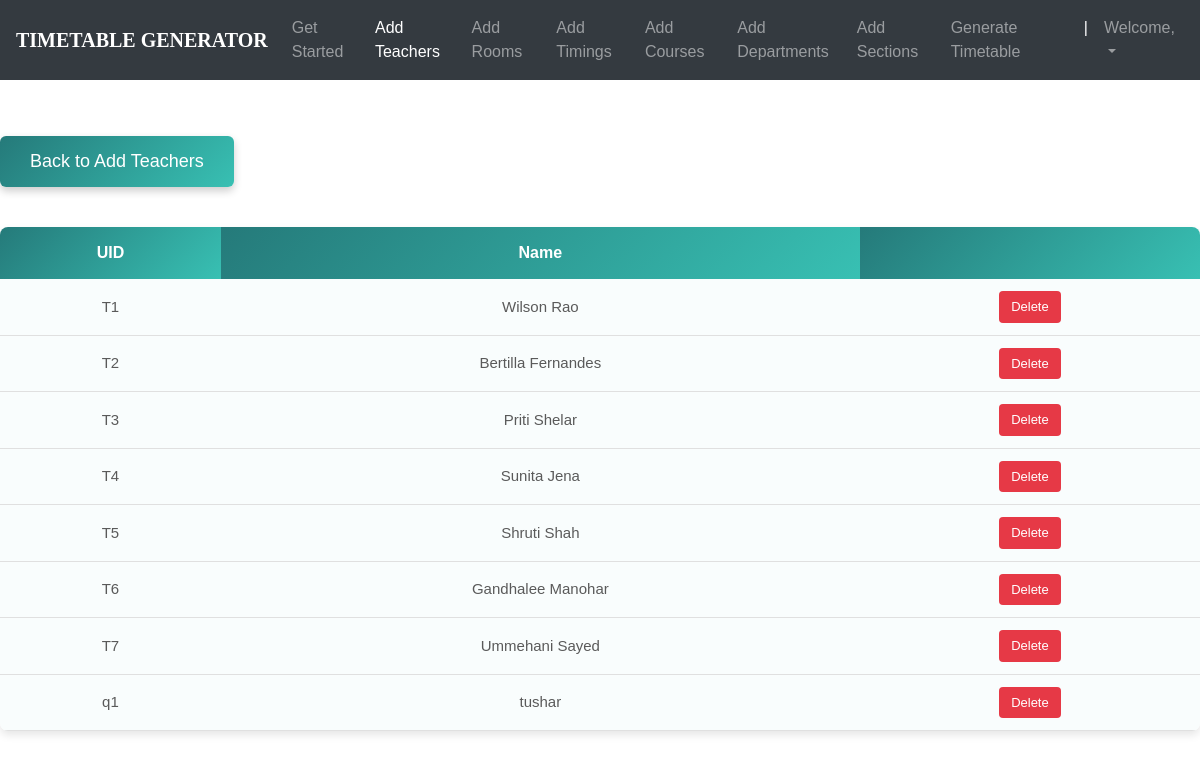
The page /teachers_list/ (signed in) on the database as committed earlier.
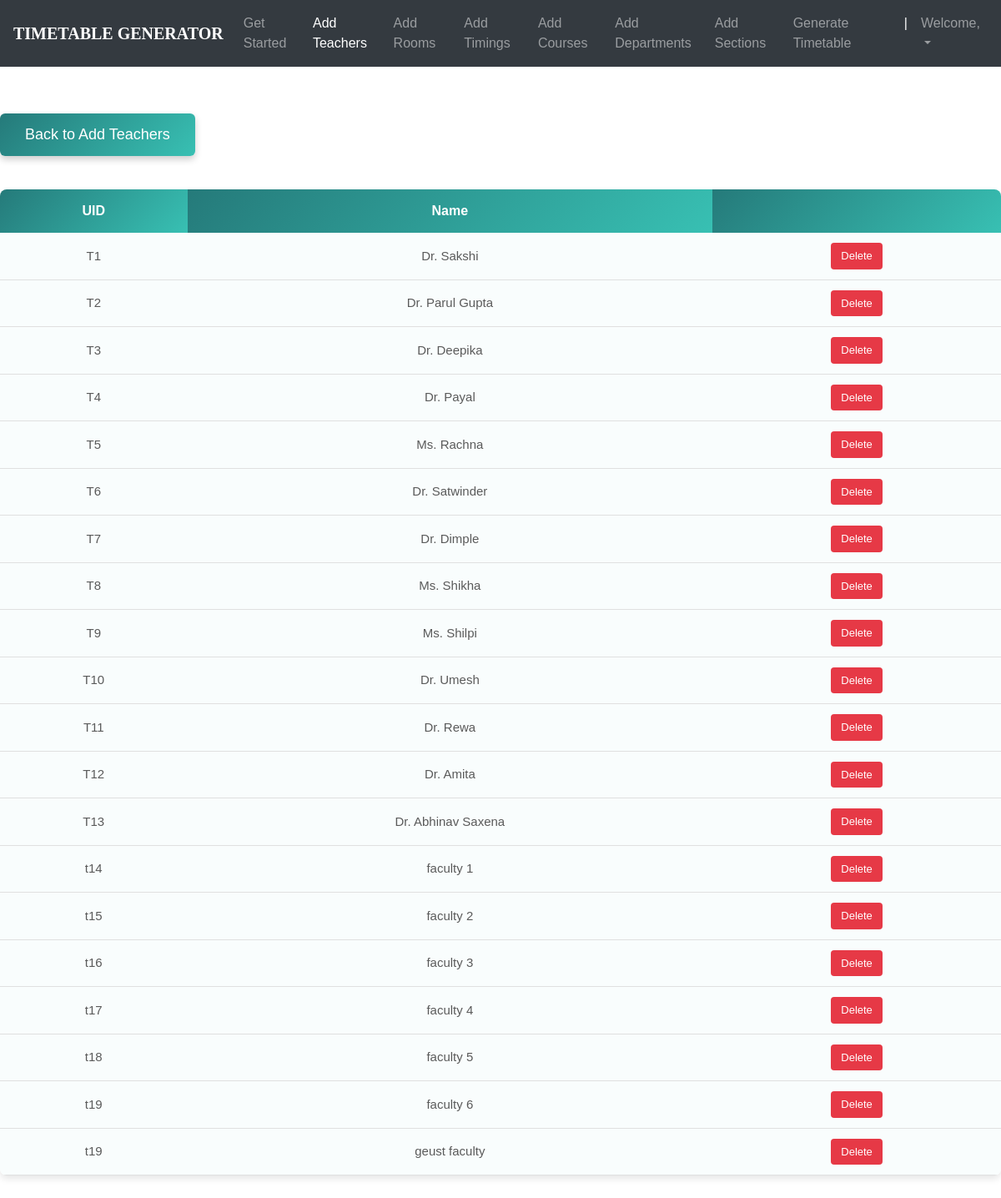
The same page on the database as committed later.
### ttgen/models.py (models this page shows, shortened)
class Instructor(models.Model):
    uid = models.CharField(max_length=6)
    name = models.CharField(max_length=25)

### ttgen/views.py (the view)
# urls.py: path('teachers_list/', views.inst_list_view , name='editinstructor'),
@login_required
def inst_list_view(request):
    return render(request, 'inslist.html', {
        'instructors': Instructor.objects.all()
    })

### templates/inslist.html (shortened to what this page needs)
<!DOCTYPE html>
<html lang="en">
<head>
	<link rel="stylesheet" href="https://maxcdn.bootstrapcdn.com/bootstrap/4.0.0/css/bootstrap.min.css">
    <link rel="stylesheet" type="text/css" href="static/css/index.css">
</head>
<body>
        <header>
			<nav class="navbar navbar-expand-md navbar-dark fixed-top bg-dark">
                <a class="navbar-brand" href="#"><b>TIMETABLE GENERATOR</b></a>
                <div class="collapse navbar-collapse" id="navbarCollapse">
                    <ul class="navbar-nav ml-auto">
                    <li class="nav-item">
                        <a class="nav-link" href="{% url 'admindash' %}">Get Started</a>
                    </li>
                    <li class="nav-item active">
                        <a class="nav-link" href="{% url 'addInstructors' %}">Add Teachers</a>
                    </li>
                    <li class="nav-item">
                        <a class="nav-link" href="{% url 'addRooms' %}">Add Rooms</a>
                    </li>
                    <li class="nav-item">
		                <a class="nav-link" href="{% url 'addTimings' %}">Add Timings</a>
		            </li>
                    <li class="nav-item">
                        <a class="nav-link" href="{% url 'addCourses' %}">Add Courses</a>
                    </li>
                    <li class="nav-item">
			            <a class="nav-link" href="{% url 'addDepts' %}">Add Departments</a>
		            </li>
                    <li class="nav-item">
			            <a class="nav-link" href="{% url 'addSections' %}">Add Sections</a>
		            </li>
                    <li class="nav-item">
			            <a class="nav-link" href="{% url 'generate' %}">Generate Timetable</a>
		            </li>
                    <li class="nav-item active">
			            <a class="nav-link">|</a>
		            </li>
                    <li class="nav-item dropdown">
		                <a class="nav-link dropdown-toggle" href="#" id="dropdown03" data-toggle="dropdown" aria-haspopup="true" aria-expanded="false">Welcome, {{ user.first_name }}</a>
		            </li>
                    </ul>
                </div>
            </nav>
        </header><br><br>
        {% block content %}
        {% load static %}
<fieldset class="fieldset">
   <a href="{% url 'addInstructors'%}">
    <button class="back-btn">Back to Add Teachers</button>
</a>
    <div class="tabcontent" id="edit">
        <table class="table1">
            <thead>
            <tr class="table-headers">
            <th>UID</th>
            <th>Name</th>
            <th  class="empty"></th>
            </tr>
            </thead>
            <tbody>
            {% for inst in instructors %}
            <tr>
             <td>{{inst.uid}}</td>
             <td>{{inst.name}}</td>
             <td class="empty">
                <form action="{% url 'deleteinstructor' inst.id %}" method="post">
                        <input type="submit" value="Delete" class="cross">
                </form>
             </td>
             </tr>
            {% endfor %}
            </tbody>
        </table>
    </div>
</fieldset>
{% endblock %}

Rows that differ between the two databases and show on the page:
changed Instructor: name "Wilson Rao" → "Dr. Sakshi"
changed Instructor: name "Bertilla Fernandes" → "Dr. Parul Gupta"
changed Instructor: name "Priti Shelar" → "Dr. Deepika"
changed Instructor: name "Sunita Jena" → "Dr. Payal"
changed Instructor: name "Shruti Shah" → "Ms. Rachna"
changed Instructor: name "Gandhalee Manohar" → "Dr. Satwinder"
changed Instructor: name "Ummehani Sayed" → "Dr. Dimple"
changed Instructor: uid "q1" → "T8"; name "tushar" → "Ms. Shikha"
added Instructor: uid "T9", name "Ms. Shilpi"
added Instructor: uid "T10", name "Dr. Umesh"
added Instructor: uid "T11", name "Dr. Rewa"
added Instructor: uid "T12", name "Dr. Amita"
added Instructor: uid "T13", name "Dr. Abhinav Saxena"
added Instructor: uid "t14", name "faculty 1"
added Instructor: uid "t15", name "faculty 2"
added Instructor: uid "t16", name "faculty 3"
added Instructor: uid "t17", name "faculty 4"
added Instructor: uid "t18", name "faculty 5"
added Instructor: uid "t19", name "faculty 6"
added Instructor: uid "t19", name "geust faculty"
